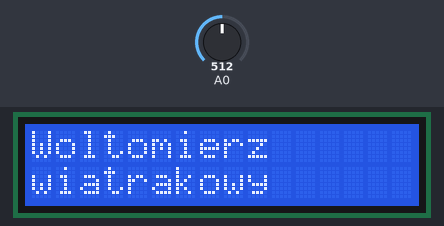
The sketch below on a simulated Arduino Uno, built with avr-gcc and run on an emulated ATmega328P. Shown: 16×2 character LCD. Inputs (shaded band) come from the test bench; at power-on: A0 = 512.

Above: at 0.6 s.
At 8.8 s:
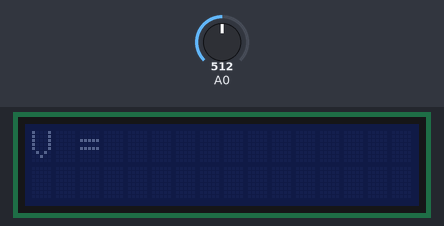
8.9 s: A0 set to 900
At 10.4 s:
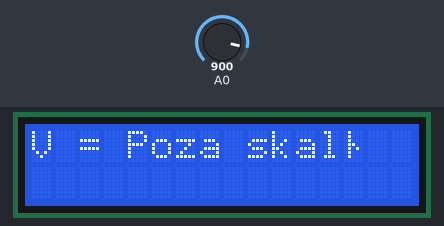
12.1 s: A0 set to 716
At 13.4 s:
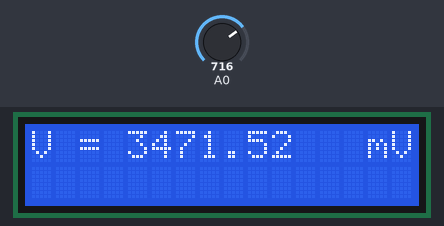
15.1 s: A0 set to 511
At 16.3 s:
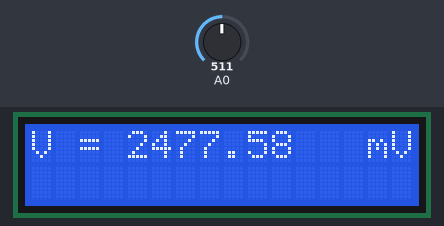
Timing chart, 0 to 18.1 s (numbered marks = the images above; inputs shaded):
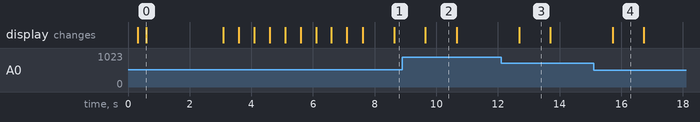

Measured:
- after the input at 8.9 s, the display: changes after 0.75 s (image 2)
- after the input at 12.1 s, the display: changes after 0.59 s (image 3)
- after the input at 15.1 s, the display: changes after 0.62 s (image 4)
- what the display in image 0 shows lasts 2.5 s, from 0.6 s to 3.1 s
- what the display in image 2 shows lasts 1.1 s, from 9.6 s to 10.7 s

The sketch:

woltomierz.ino
```cpp
#include <Wire.h>
#include <LiquidCrystal_I2C.h>

//#define VREF 1100 // mV - napięcie referencyjne komparatora, wewn napiecie odniesienia
#define VREF 4960 //mV - nap ref, odniesienie do USB, usb daje niecale 5V

LiquidCrystal_I2C lcd(0x3F, 2, 1, 0, 4, 5, 6, 7, 3, POSITIVE);

int prev_value = 0;

void setup()
{
   //inicjalizacja portu szeregowego
   Serial.begin(9600);

   //inicjalizacja lcd przez i2c
   lcd.begin(16, 2);
   lcd.backlight();
   delay(250);
   lcd.noBacklight();
   delay(250);
   lcd.backlight();

   lcd.setCursor (0,0);
   lcd.print("Woltomierz");
   lcd.setCursor (0,1);
   lcd.print("wiatrakowy");
   delay(2000);
   int i = 0;
   while (i<10){
      delay(500);
      lcd.setCursor (i,1);
      lcd.print("*");
      i++;
   }

   //ustawienie komparatora napiecia na wewnetrzne napiecie atmegi - zakomentowac jesli do USB
   //analogReference(INTERNAL);

   //a0 na wejscie
   pinMode(A0, INPUT);
}

void loop()
{
   int analog_value = analogRead(A0);
   float voltage = VREF* float(analog_value) / 1023.0;

   /*if (voltage < 0.1)
   {
     voltage


     =0.0;
   } */
    lcd.clear();
    lcd.setCursor(0, 0);
    lcd.print("V = ");
    if (prev_value == (int)voltage)
    {
        lcd.noBacklight();
    }
    else if (voltage<4096){
      lcd.backlight();
      lcd.print(voltage);
      lcd.setCursor(14,0);
      lcd.print("mV");
    }
    else {
      lcd.backlight();
      lcd.print("Poza skalą");
    }

    prev_value = int(voltage);

    delay(1000);
}
```
